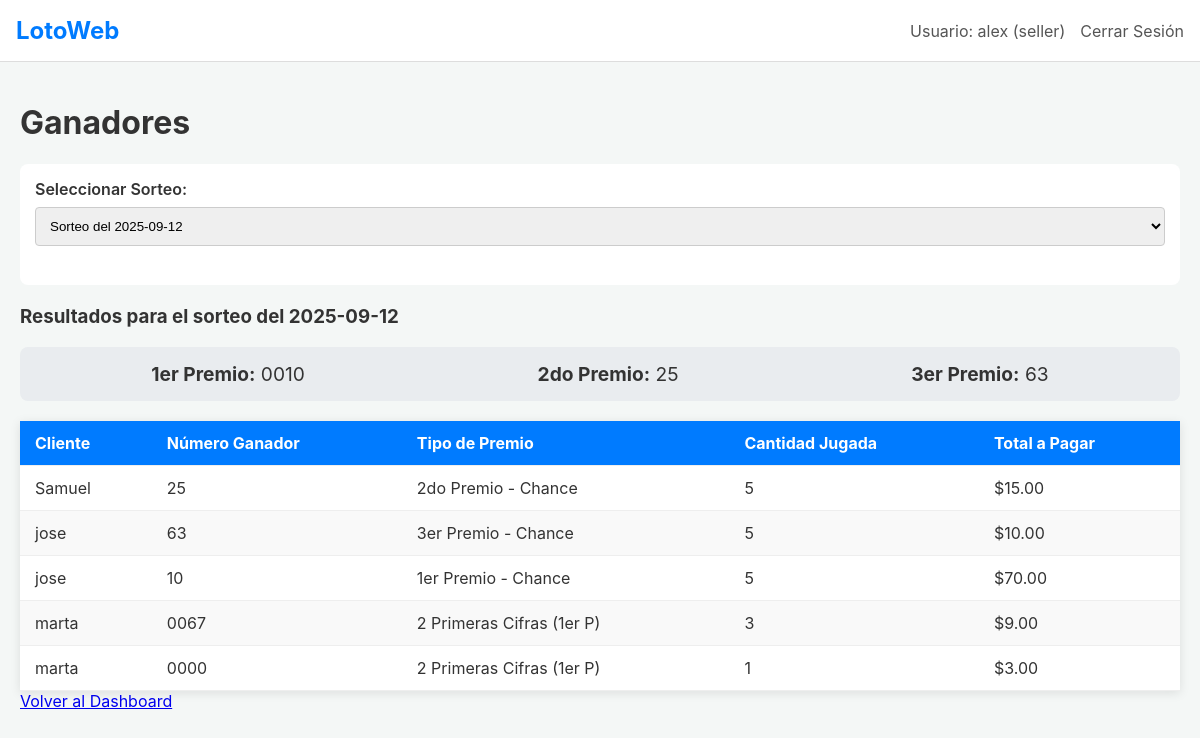
Screenshot of /winners?raffle_id=1 (signed in) with the database file from the repository.
### tables this page shows
CREATE TABLE users (
    id INTEGER PRIMARY KEY AUTOINCREMENT,
    username TEXT UNIQUE NOT NULL,
    password TEXT NOT NULL,
    role TEXT NOT NULL, -- 'admin' or 'seller'
    name TEXT,
    phone TEXT,
    province TEXT,
    commission_percentage REAL,
    join_date TIMESTAMP NOT NULL DEFAULT CURRENT_TIMESTAMP
);

CREATE TABLE raffles (
    id INTEGER PRIMARY KEY AUTOINCREMENT,
    raffle_date TIMESTAMP NOT NULL,
    first_prize TEXT,
    second_prize TEXT,
    third_prize TEXT,
    results_entered BOOLEAN NOT NULL DEFAULT 0
);

CREATE TABLE winners (
    id INTEGER PRIMARY KEY AUTOINCREMENT,
    raffle_id INTEGER NOT NULL,
    invoice_id INTEGER NOT NULL,
    client_id INTEGER NOT NULL,
    seller_id INTEGER NOT NULL,
    winning_number TEXT NOT NULL,
    prize_type TEXT NOT NULL,
    amount_won REAL NOT NULL,
    quantity INTEGER NOT NULL,
    total_payout REAL NOT NULL,
    FOREIGN KEY (raffle_id) REFERENCES raffles (id),
    FOREIGN KEY (invoice_id) REFERENCES invoices (id),
    FOREIGN KEY (client_id) REFERENCES clients (id),
    FOREIGN KEY (seller_id) REFERENCES users (id)
);

CREATE TABLE clients (
    id INTEGER PRIMARY KEY AUTOINCREMENT,
    name TEXT NOT NULL,
    last_name TEXT,
    phone TEXT,
    address TEXT,
    seller_id INTEGER NOT NULL,
    join_date TIMESTAMP NOT NULL DEFAULT CURRENT_TIMESTAMP,
    FOREIGN KEY (seller_id) REFERENCES users (id)
);

### app.py (the view)
@app.route('/winners')
@login_required
def list_winners():
    raffle_id = request.args.get('raffle_id', type=int)
    conn = get_db_connection()
    raffles_with_results = conn.execute('SELECT * FROM raffles WHERE results_entered = 1 ORDER BY raffle_date DESC').fetchall()
    winners = []
    selected_raffle = None
    if raffle_id:
        selected_raffle = conn.execute('SELECT * FROM raffles WHERE id = ?', (raffle_id,)).fetchone()
        query = '''
            SELECT w.*, c.name as client_name, u.name as seller_name, r.raffle_date
            FROM winners w
            JOIN clients c ON w.client_id = c.id
            JOIN users u ON w.seller_id = u.id
            JOIN raffles r ON w.raffle_id = r.id
            WHERE w.raffle_id = ?
        '''
        params = [raffle_id]
        if session['user_role'] == 'seller':
            query += ' AND w.seller_id = ? ORDER BY c.name' # Sort by client name for sellers
            params.append(session['user_id'])
        else: # Admin
            query += ' ORDER BY u.name, c.name' # Sort by seller, then client for admins
        winners = conn.execute(query, tuple(params)).fetchall()
    conn.close()
    if session['user_role'] == 'admin' and not raffle_id:
        pass # Let's stick to the per-raffle view for now, as the sorting request is complex for a global view.
    return render_template('winners.html', winners=winners, raffles=raffles_with_results, selected_raffle=selected_raffle)

### app.py (called while the page is built)
def login_required(f):
    @wraps(f)
    def decorated_function(*args, **kwargs):
        if 'user_id' not in session:
            return redirect(url_for('login'))
        return f(*args, **kwargs)
    return decorated_function

### database.py (called while the page is built)
def get_db_connection():
    if 'DATABASE_URL' in os.environ:
        conn = psycopg2.connect(os.environ['DATABASE_URL'])
    else:
        conn = sqlite3.connect('lottery.db')
        conn.row_factory = sqlite3.Row
    return conn

### templates/winners.html (shortened to what this page needs)
{% extends 'layout.html' %}
{% block content %}
<div class="header-bar">
    <h1>Ganadores</h1>
</div>
<div class="filter-form">
    <form method="get" action="{{ url_for('list_winners') }}">
        <div class="form-group">
            <label for="raffle_id">Seleccionar Sorteo:</label>
            <select name="raffle_id" onchange="this.form.submit()">
                {% for raffle in raffles %}
                    <option value="{{ raffle.id }}" {% if selected_raffle and selected_raffle.id == raffle.id %}selected{% endif %}>
                        Sorteo del {{ raffle.raffle_date.split(' ')[0] }}
                    </option>
                {% endfor %}
            </select>
        </div>
    </form>
</div>
{% if selected_raffle %}
    <h3>Resultados para el sorteo del {{ selected_raffle.raffle_date.split(' ')[0] }}</h3>
    <div class="raffle-results">
        <p><strong>1er Premio:</strong> {{ selected_raffle.first_prize }}</p>
        <p><strong>2do Premio:</strong> {{ selected_raffle.second_prize }}</p>
        <p><strong>3er Premio:</strong> {{ selected_raffle.third_prize }}</p>
    </div>
    <table>
        <thead>
            <tr>
                <th>Cliente</th>
                <th>Número Ganador</th>
                <th>Tipo de Premio</th>
                <th>Cantidad Jugada</th>
                <th>Total a Pagar</th>
            </tr>
        </thead>
        <tbody>
            {% for winner in winners %}
            <tr>
                <td>{{ winner['client_name'] }}</td>
                <td>{{ winner['winning_number'] }}</td>
                <td>{{ winner['prize_type'] }}</td>
                <td>{{ winner['quantity'] }}</td>
                <td>${{ '%.2f'|format(winner['total_payout']) }}</td>
            </tr>
            {% else %}
            <tr>
                <td colspan="6">No se encontraron ganadores para este sorteo.</td>
            </tr>
            {% endfor %}
        </tbody>
    </table>
{% else %}
    <p>Por favor, seleccione un sorteo para ver los ganadores.</p>
{% endif %}
{% if session['user_role'] == 'admin' %}
<a href="{{ url_for('admin_dashboard') }}" class="btn-back">Volver al Dashboard</a>
{% else %}
<a href="{{ url_for('seller_dashboard') }}" class="btn-back">Volver al Dashboard</a>
{% endif %}
{% endblock %}

### templates/layout.html (shortened to what this page needs)
<!doctype html>
<html lang="es">
  <head>
    <link rel="stylesheet" href="{{ url_for('static', filename='style.css') }}">
  </head>
  <body>
    <nav class="navbar">
        <a href="{{ url_for('index') }}" class="navbar-brand">LotoWeb</a>
        {% if 'user_id' in session %}
            <div class="navbar-menu">
                <span class="navbar-item">Usuario: {{ session['username'] }} ({{ session['user_role'] }})</span>
                <a href="{{ url_for('logout') }}" class="navbar-item">Cerrar Sesión</a>
            </div>
        {% endif %}
    </nav>
    <div class="container">
        {% block content %}{% endblock %}
    </div>
  </body>
</html>

### static/style.css (style rules this page uses)
body { font-family: -apple-system, BlinkMacSystemFont, "Segoe UI", Roboto, "Helvetica Neue", Arial, sans-serif; margin: 0; background-color: #f4f7f6; color: #333; }
.container { padding: 20px; max-width: 1200px; margin: 0 auto; }
.navbar { background-color: #ffffff; padding: 1rem; border-bottom: 1px solid #ddd; display: flex; justify-content: space-between; align-items: center; }
.navbar-brand { font-size: 1.5rem; font-weight: bold; color: #007bff; text-decoration: none; }
.navbar-menu { display: flex; align-items: center; }
.navbar-item { margin-left: 15px; color: #555; text-decoration: none; }
.form-group { margin-bottom: 1.5rem; }
.form-group label { display: block; margin-bottom: 8px; font-weight: 600; }
.form-group input, .form-group select { width: 100%; padding: 10px; border: 1px solid #ccc; border-radius: 4px; box-sizing: border-box; }
table { width: 100%; border-collapse: collapse; margin-top: 20px; background: #fff; box-shadow: 0 2px 10px rgba(0,0,0,0.1); }
tr { border-bottom: 1px solid #eee; }
th, td { text-align: left; padding: 12px 15px; }
thead { background-color: #007bff; color: #fff; }
tbody tr:nth-child(even) { background-color: #f9f9f9; }

### templates/winners.html (style rules this page uses)
.filter-form { background: #fff; padding: 15px; border-radius: 8px; margin-bottom: 20px; }
.raffle-results { background: #e9ecef; padding: 15px; border-radius: 8px; margin-bottom: 20px; display: flex; justify-content: space-around; }
.raffle-results p { margin: 0; font-size: 1.2rem; }

### rows the page displays
users: username "alex", user_role "seller"
raffles: raffle_date "2025-09-12", first_prize "0010", second_prize "25", third_prize "63"
winners: client_name "Samuel", winning_number "25", prize_type "2do Premio - Chance", quantity "5", total_payout "15.00"
winners: client_name "jose", winning_number "63", prize_type "3er Premio - Chance", quantity "5", total_payout "10.00"
winners: client_name "jose", winning_number "10", prize_type "1er Premio - Chance", quantity "5", total_payout "70.00"
winners: client_name "marta", winning_number "0067", prize_type "2 Primeras Cifras (1er P)", quantity "3", total_payout "9.00"
winners: client_name "marta", winning_number "0000", prize_type "2 Primeras Cifras (1er P)", quantity "1", total_payout "3.00"
